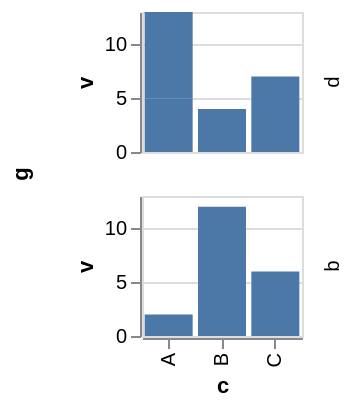

Vega-Lite specification for this chart:
### Vega-Lite specification from a JSON file in a GitHub repository (floating-point values rounded to 4 significant figures)
{"$schema": "https://vega.github.io/schema/vega-lite/v6.json", "padding": 5, "autosize": "pad", "data": {"name": "table", "values": [{"c": "A", "g": "p", "x": 1, "y": 2, "v": 5, "t": "2024-01-15", "o": {"v": 3}, "IMDB Rating": 6.1, "d": "x1"}, {"c": "B", "g": "q", "x": 2, "y": 4, "v": 9, "t": "2024-02-20", "o": {"v": 7}, "IMDB Rating": 7.4, "d": "x2"}, {"c": "A", "g": "q", "x": 3, "y": 3, "v": 2, "t": "2024-03-05", "o": {"v": 1}, "IMDB Rating": 5.2, "d": "x1"}, {"c": "C", "g": "p", "x": 4, "y": 6, "v": 7, "t": "2024-05-30", "o": {"v": 4}, "IMDB Rating": 8.8, "d": "x3"}, {"c": "B", "g": "p", "x": 5, "y": 5, "v": 4, "t": "2024-07-11", "o": {"v": 9}, "IMDB Rating": 6.9, "d": "x2"}, {"c": "C", "g": "q", "x": 6, "y": 8, "v": 6, "t": "2024-09-02", "o": {"v": 2}, "IMDB Rating": 7.7, "d": "x3"}, {"c": "A", "g": "p", "x": 7, "y": 7, "v": 8, "t": "2024-11-25", "o": {"v": 5}, "IMDB Rating": 4.4, "d": "x1"}, {"c": "B", "g": "q", "x": 8, "y": 9, "v": 3, "t": "2024-12-31", "o": {"v": 8}, "IMDB Rating": 9.1, "d": "x2"}]}, "mark": "bar", "width": 80, "height": 70, "encoding": {"x": {"field": "c", "type": "nominal"}, "y": {"field": "v", "type": "quantitative"}, "row": {"field": "g", "type": "nominal", "header": {"labelOrient": "right"}}}}
